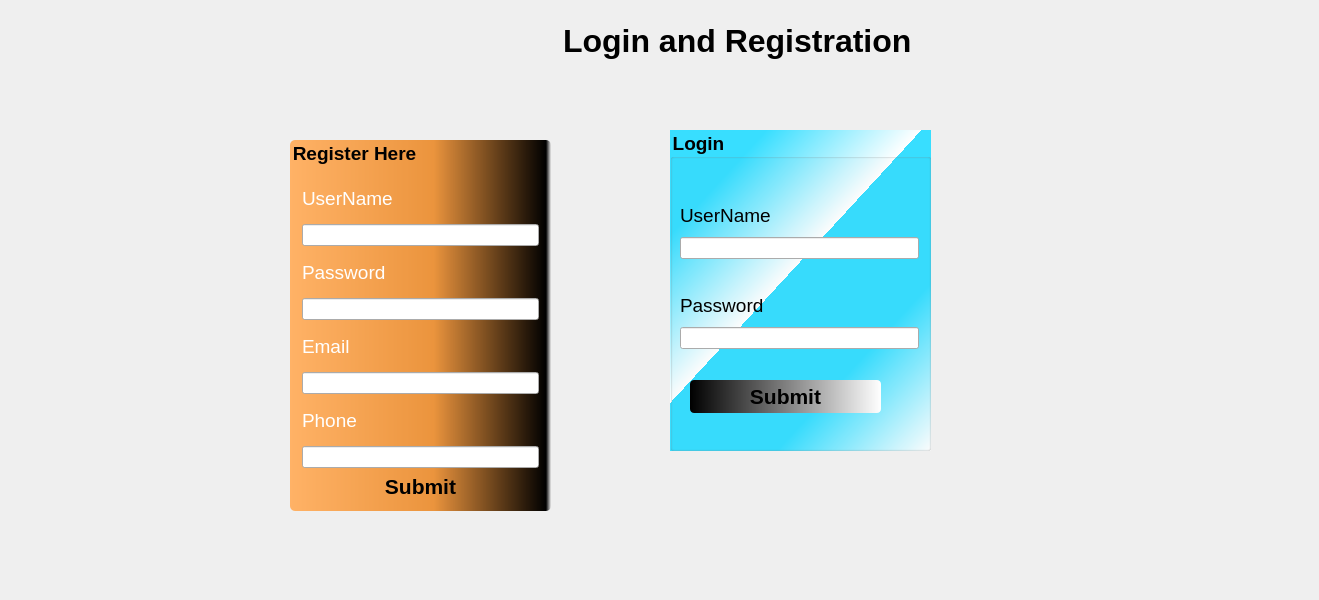
<?xml version="1.0" encoding="UTF-8"?>
<ui version="4.0">
 <class>MainWindow</class>
 <widget class="QMainWindow" name="MainWindow">
  <property name="geometry">
   <rect>
    <x>0</x>
    <y>0</y>
    <width>1319</width>
    <height>600</height>
   </rect>
  </property>
  <property name="windowTitle">
   <string>Register And Login</string>
  </property>
  <property name="windowIcon">
   <iconset resource="src.qrc">
    <normaloff>:/images/key.jpg</normaloff>:/images/key.jpg</iconset>
  </property>
  <property name="styleSheet">
   <string notr="true">#centralwidget{
border-image:url(:/images/bg.jpg);
}</string>
  </property>
  <widget class="QWidget" name="centralwidget">
   <widget class="QWidget" name="toppanel" native="true">
    <property name="geometry">
     <rect>
      <x>0</x>
      <y>0</y>
      <width>1321</width>
      <height>80</height>
     </rect>
    </property>
    <property name="styleSheet">
     <string notr="true">#toppanel{
border-image:url(:/images/top.jpg)
}</string>
    </property>
    <widget class="QWidget" name="layoutWidget">
     <property name="geometry">
      <rect>
       <x>360</x>
       <y>10</y>
       <width>561</width>
       <height>61</height>
      </rect>
     </property>
     <layout class="QHBoxLayout" name="horizontalLayout">
      <item>
       <widget class="QWidget" name="loginicon" native="true">
        <property name="styleSheet">
         <string notr="true">#loginicon{

border-image:url(:/images/lock.png);
}</string>
        </property>
       </widget>
      </item>
      <item>
       <widget class="QLabel" name="label">
        <property name="font">
         <font>
          <pointsize>24</pointsize>
          <weight>75</weight>
          <italic>false</italic>
          <bold>true</bold>
          <underline>false</underline>
         </font>
        </property>
        <property name="styleSheet">
         <string notr="true">color:&quot;white&quot;;</string>
        </property>
        <property name="text">
         <string>Login and Registration </string>
        </property>
       </widget>
      </item>
     </layout>
    </widget>
   </widget>
   <widget class="QGroupBox" name="registerform">
    <property name="geometry">
     <rect>
      <x>290</x>
      <y>140</y>
      <width>261</width>
      <height>371</height>
     </rect>
    </property>
    <property name="font">
     <font>
      <pointsize>14</pointsize>
      <weight>75</weight>
      <bold>true</bold>
     </font>
    </property>
    <property name="styleSheet">
     <string notr="true">#registerform{
background:qlineargradient(spread:pad, x1:0, y1:0, x2:1, y2:0, stop:0 rgba(255, 178, 102, 255), stop:0.55 rgba(235, 148, 61, 255), stop:0.98 rgba(0, 0, 0, 255), stop:1 rgba(0, 0, 0, 0));
border-radius:5px;

}</string>
    </property>
    <property name="title">
     <string>Register Here</string>
    </property>
    <layout class="QVBoxLayout" name="verticalLayout">
     <item>
      <layout class="QVBoxLayout" name="verticalLayout_4">
       <item>
        <widget class="QLabel" name="username">
         <property name="font">
          <font>
           <pointsize>14</pointsize>
          </font>
         </property>
         <property name="styleSheet">
          <string notr="true">color:white;
</string>
         </property>
         <property name="text">
          <string>UserName</string>
         </property>
        </widget>
       </item>
       <item>
        <widget class="QLineEdit" name="username1"/>
       </item>
      </layout>
     </item>
     <item>
      <layout class="QVBoxLayout" name="verticalLayout_5">
       <item>
        <widget class="QLabel" name="password">
         <property name="font">
          <font>
           <pointsize>14</pointsize>
          </font>
         </property>
         <property name="styleSheet">
          <string notr="true">color:white;
</string>
         </property>
         <property name="text">
          <string>Password</string>
         </property>
        </widget>
       </item>
       <item>
        <widget class="QLineEdit" name="password1">
         <property name="echoMode">
          <enum>QLineEdit::Password</enum>
         </property>
        </widget>
       </item>
      </layout>
     </item>
     <item>
      <layout class="QVBoxLayout" name="verticalLayout_17">
       <item>
        <widget class="QLabel" name="email">
         <property name="font">
          <font>
           <pointsize>14</pointsize>
          </font>
         </property>
         <property name="styleSheet">
          <string notr="true">color:white;
</string>
         </property>
         <property name="text">
          <string>Email</string>
         </property>
        </widget>
       </item>
       <item>
        <widget class="QLineEdit" name="email1"/>
       </item>
      </layout>
     </item>
     <item>
      <layout class="QVBoxLayout" name="verticalLayout_18">
       <item>
        <widget class="QLabel" name="phone">
         <property name="font">
          <font>
           <pointsize>14</pointsize>
          </font>
         </property>
         <property name="styleSheet">
          <string notr="true">color:white;
</string>
         </property>
         <property name="text">
          <string>Phone</string>
         </property>
        </widget>
       </item>
       <item>
        <widget class="QLineEdit" name="phone1"/>
       </item>
      </layout>
     </item>
     <item>
      <widget class="QPushButton" name="registerbtn">
       <property name="font">
        <font>
         <pointsize>16</pointsize>
         <weight>75</weight>
         <bold>true</bold>
        </font>
       </property>
       <property name="styleSheet">
        <string notr="true">#registerbtn{
color:black;
background:qconicalgradient(cx:0.5, cy:0.5, angle:0, stop:0 rgba(35, 40, 3, 255), stop:0.16 rgba(136, 106, 22, 255), stop:0.225 rgba(166, 140, 41, 255), stop:0.285 rgba(204, 181, 74, 255), stop:0.345 rgba(235, 219, 102, 255), stop:0.415 rgba(245, 236, 112, 255), stop:0.52 rgba(209, 190, 76, 255), stop:0.57 rgba(187, 156, 51, 255), stop:0.635 rgba(168, 142, 42, 255), stop:0.695 rgba(202, 174, 68, 255), stop:0.75 rgba(218, 202, 86, 255), stop:0.815 rgba(208, 187, 73, 255), stop:0.88 rgba(187, 156, 51, 255), stop:0.935 rgba(137, 108, 26, 255), stop:1 rgba(35, 40, 3, 255));
border-width:0px;
border-radius:4px;

}
#registerbtn:hover{
color:green;
background:qconicalgradient(cx:0, cy:0, angle:135, stop:0 rgba(255, 255, 0, 69), stop:0.375 rgba(255, 255, 0, 69), stop:0.423533 rgba(251, 255, 0, 145), stop:0.45 rgba(247, 255, 0, 208), stop:0.477581 rgba(255, 244, 71, 130), stop:0.518717 rgba(255, 218, 71, 130), stop:0.55 rgba(255, 255, 0, 255), stop:0.57754 rgba(255, 203, 0, 130), stop:0.625 rgba(255, 255, 0, 69), stop:1 rgba(255, 255, 0, 69));


}</string>
       </property>
       <property name="text">
        <string>Submit</string>
       </property>
      </widget>
     </item>
    </layout>
   </widget>
   <widget class="QGroupBox" name="loginform">
    <property name="geometry">
     <rect>
      <x>670</x>
      <y>130</y>
      <width>261</width>
      <height>321</height>
     </rect>
    </property>
    <property name="font">
     <font>
      <pointsize>14</pointsize>
      <weight>75</weight>
      <bold>true</bold>
     </font>
    </property>
    <property name="styleSheet">
     <string notr="true">#loginform{background:qlineargradient(spread:repeat, x1:0.488, y1:0.420455, x2:1, y2:1, stop:0.492537 rgba(56, 222, 255, 255), stop:1 rgba(255, 255, 255, 255));}</string>
    </property>
    <property name="title">
     <string>Login</string>
    </property>
    <widget class="QWidget" name="layoutWidget_3">
     <property name="geometry">
      <rect>
       <x>10</x>
       <y>70</y>
       <width>239</width>
       <height>59</height>
      </rect>
     </property>
     <layout class="QVBoxLayout" name="verticalLayout_19">
      <item>
       <widget class="QLabel" name="username_6">
        <property name="font">
         <font>
          <pointsize>14</pointsize>
         </font>
        </property>
        <property name="styleSheet">
         <string notr="true">color:black;
</string>
        </property>
        <property name="text">
         <string>UserName</string>
        </property>
       </widget>
      </item>
      <item>
       <widget class="QLineEdit" name="usernamelogin"/>
      </item>
     </layout>
    </widget>
    <widget class="QWidget" name="layoutWidget_4">
     <property name="geometry">
      <rect>
       <x>10</x>
       <y>160</y>
       <width>239</width>
       <height>59</height>
      </rect>
     </property>
     <layout class="QVBoxLayout" name="verticalLayout_21">
      <item>
       <widget class="QLabel" name="password_6">
        <property name="font">
         <font>
          <pointsize>14</pointsize>
         </font>
        </property>
        <property name="styleSheet">
         <string notr="true">color:black;
</string>
        </property>
        <property name="text">
         <string>Password</string>
        </property>
       </widget>
      </item>
      <item>
       <widget class="QLineEdit" name="passwordlogin">
        <property name="echoMode">
         <enum>QLineEdit::Password</enum>
        </property>
       </widget>
      </item>
     </layout>
    </widget>
    <widget class="QPushButton" name="loginbtn">
     <property name="geometry">
      <rect>
       <x>20</x>
       <y>250</y>
       <width>191</width>
       <height>33</height>
      </rect>
     </property>
     <property name="font">
      <font>
       <pointsize>16</pointsize>
       <weight>75</weight>
       <bold>true</bold>
      </font>
     </property>
     <property name="styleSheet">
      <string notr="true">#loginbtn{
color:black;
background:qlineargradient(spread:pad, x1:0, y1:0, x2:1, y2:0, stop:0 rgba(0, 0, 0, 255), stop:1 rgba(255, 255, 255, 255));
border-width:0px;
border-radius:4px;

}
#loginbtn:hover{
color:gold;
background:qlineargradient(spread:repeat, x1:0.488, y1:0.420455, x2:1, y2:1, stop:0.492537 rgba(56, 222, 255, 255), stop:1 rgba(255, 255, 255, 255));


}</string>
     </property>
     <property name="text">
      <string>Submit</string>
     </property>
    </widget>
   </widget>
  </widget>
 </widget>
 <resources>
  <include location="src.qrc"/>
 </resources>
 <connections/>
</ui>
